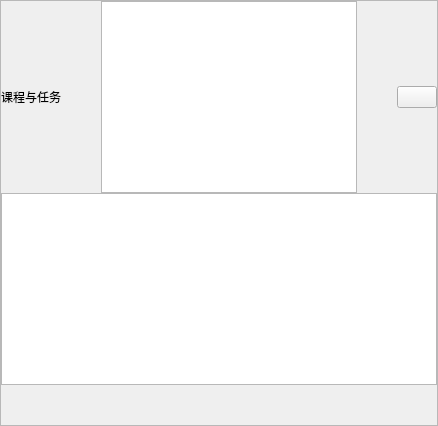
      <widget class="QFrame" name="rightFrame2">
       <property name="frameShape">
        <enum>QFrame::StyledPanel</enum>
       </property>
       <property name="frameShadow">
        <enum>QFrame::Raised</enum>
       </property>
       <layout class="QVBoxLayout" name="verticalLayout_24">
        <property name="spacing">
         <number>0</number>
        </property>
        <property name="leftMargin">
         <number>0</number>
        </property>
        <property name="topMargin">
         <number>0</number>
        </property>
        <property name="rightMargin">
         <number>0</number>
        </property>
        <property name="bottomMargin">
         <number>0</number>
        </property>
        <item>
         <layout class="QHBoxLayout" name="horizontalLayout_17">
          <property name="spacing">
           <number>0</number>
          </property>
          <item>
           <layout class="QVBoxLayout" name="verticalLayout_22">
            <item>
             <spacer name="verticalSpacer_59">
              <property name="orientation">
               <enum>Qt::Vertical</enum>
              </property>
              <property name="sizeHint" stdset="0">
               <size>
                <width>20</width>
                <height>40</height>
               </size>
              </property>
             </spacer>
            </item>
            <item>
             <widget class="QLabel" name="courseTaskLabel">
              <property name="text">
               <string>课程与任务</string>
              </property>
              <property name="alignment">
               <set>Qt::AlignLeading|Qt::AlignLeft|Qt::AlignVCenter</set>
              </property>
             </widget>
            </item>
            <item>
             <spacer name="verticalSpacer_58">
              <property name="orientation">
               <enum>Qt::Vertical</enum>
              </property>
              <property name="sizeHint" stdset="0">
               <size>
                <width>20</width>
                <height>40</height>
               </size>
              </property>
             </spacer>
            </item>
           </layout>
          </item>
          <item>
           <spacer name="horizontalSpacer_48">
            <property name="orientation">
             <enum>Qt::Horizontal</enum>
            </property>
            <property name="sizeHint" stdset="0">
             <size>
              <width>40</width>
              <height>20</height>
             </size>
            </property>
           </spacer>
          </item>
          <item>
           <widget class="QTableWidget" name="courseTableWidget1">
            <property name="horizontalScrollBarPolicy">
             <enum>Qt::ScrollBarAlwaysOff</enum>
            </property>
           </widget>
          </item>
          <item>
           <spacer name="horizontalSpacer_45">
            <property name="orientation">
             <enum>Qt::Horizontal</enum>
            </property>
            <property name="sizeHint" stdset="0">
             <size>
              <width>40</width>
              <height>20</height>
             </size>
            </property>
           </spacer>
          </item>
          <item>
           <layout class="QVBoxLayout" name="verticalLayout_23">
            <item>
             <spacer name="verticalSpacer_60">
              <property name="orientation">
               <enum>Qt::Vertical</enum>
              </property>
              <property name="sizeHint" stdset="0">
               <size>
                <width>20</width>
                <height>40</height>
               </size>
              </property>
             </spacer>
            </item>
            <item>
             <widget class="QPushButton" name="addTaskBtn">
              <property name="text">
               <string/>
              </property>
             </widget>
            </item>
            <item>
             <spacer name="verticalSpacer_61">
              <property name="orientation">
               <enum>Qt::Vertical</enum>
              </property>
              <property name="sizeHint" stdset="0">
               <size>
                <width>20</width>
                <height>40</height>
               </size>
              </property>
             </spacer>
            </item>
           </layout>
          </item>
         </layout>
        </item>
        <item>
         <widget class="QTableWidget" name="courseTableWidget2">
          <property name="verticalScrollMode">
           <enum>QAbstractItemView::ScrollPerPixel</enum>
          </property>
         </widget>
        </item>
        <item>
         <spacer name="verticalSpacer_23">
          <property name="orientation">
           <enum>Qt::Vertical</enum>
          </property>
          <property name="sizeHint" stdset="0">
           <size>
            <width>20</width>
            <height>40</height>
           </size>
          </property>
         </spacer>
        </item>
       </layout>
      </widget>
